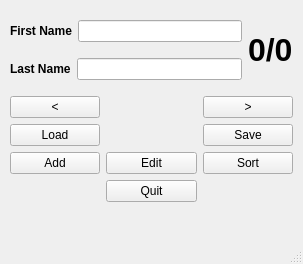
<?xml version="1.0" encoding="UTF-8"?>
<ui version="4.0">
 <class>MainWindow</class>
 <widget class="QMainWindow" name="MainWindow">
  <property name="geometry">
   <rect>
    <x>0</x>
    <y>0</y>
    <width>303</width>
    <height>264</height>
   </rect>
  </property>
  <property name="windowTitle">
   <string>MainWindow</string>
  </property>
  <widget class="QWidget" name="centralwidget">
   <widget class="QWidget" name="verticalLayoutWidget_2">
    <property name="geometry">
     <rect>
      <x>10</x>
      <y>10</y>
      <width>283</width>
      <height>192</height>
     </rect>
    </property>
    <layout class="QVBoxLayout" name="verticalLayout_2">
     <item>
      <layout class="QHBoxLayout" name="horizontalLayout_3">
       <item>
        <layout class="QVBoxLayout" name="verticalLayout">
         <item>
          <layout class="QHBoxLayout" name="horizontalLayout_2">
           <item>
            <widget class="QLabel" name="label_2">
             <property name="font">
              <font>
               <bold>true</bold>
              </font>
             </property>
             <property name="text">
              <string>First Name</string>
             </property>
            </widget>
           </item>
           <item>
            <widget class="QLineEdit" name="lineEdit_first_name"/>
           </item>
          </layout>
         </item>
         <item>
          <layout class="QHBoxLayout" name="horizontalLayout">
           <item>
            <widget class="QLabel" name="label">
             <property name="font">
              <font>
               <bold>true</bold>
              </font>
             </property>
             <property name="text">
              <string>Last Name</string>
             </property>
            </widget>
           </item>
           <item>
            <widget class="QLineEdit" name="lineEdit_last_name"/>
           </item>
          </layout>
         </item>
        </layout>
       </item>
       <item>
        <widget class="QLabel" name="label_3">
         <property name="font">
          <font>
           <pointsize>24</pointsize>
           <bold>true</bold>
          </font>
         </property>
         <property name="text">
          <string>0/0</string>
         </property>
        </widget>
       </item>
      </layout>
     </item>
     <item>
      <layout class="QGridLayout" name="gridLayout">
       <item row="2" column="1">
        <widget class="QPushButton" name="button_edit">
         <property name="text">
          <string>Edit</string>
         </property>
        </widget>
       </item>
       <item row="2" column="2">
        <widget class="QPushButton" name="button_sort">
         <property name="text">
          <string>Sort</string>
         </property>
        </widget>
       </item>
       <item row="1" column="0">
        <widget class="QPushButton" name="button_load">
         <property name="text">
          <string>Load</string>
         </property>
        </widget>
       </item>
       <item row="2" column="0">
        <widget class="QPushButton" name="button_add">
         <property name="text">
          <string>Add</string>
         </property>
        </widget>
       </item>
       <item row="1" column="2">
        <widget class="QPushButton" name="button_save">
         <property name="text">
          <string>Save</string>
         </property>
        </widget>
       </item>
       <item row="0" column="0">
        <widget class="QPushButton" name="button_back">
         <property name="text">
          <string>&lt;</string>
         </property>
        </widget>
       </item>
       <item row="0" column="2">
        <widget class="QPushButton" name="button_forward">
         <property name="text">
          <string>&gt;</string>
         </property>
        </widget>
       </item>
       <item row="3" column="1">
        <widget class="QPushButton" name="button_quit">
         <property name="text">
          <string>Quit</string>
         </property>
        </widget>
       </item>
      </layout>
     </item>
    </layout>
   </widget>
  </widget>
  <widget class="QMenuBar" name="menubar">
   <property name="geometry">
    <rect>
     <x>0</x>
     <y>0</y>
     <width>303</width>
     <height>22</height>
    </rect>
   </property>
  </widget>
  <widget class="QStatusBar" name="statusbar"/>
 </widget>
 <resources/>
 <connections>
  <connection>
   <sender>button_quit</sender>
   <signal>clicked()</signal>
   <receiver>MainWindow</receiver>
   <slot>close()</slot>
   <hints>
    <hint type="sourcelabel">
     <x>161</x>
     <y>309</y>
    </hint>
    <hint type="destinationlabel">
     <x>399</x>
     <y>299</y>
    </hint>
   </hints>
  </connection>
 </connections>
</ui>
